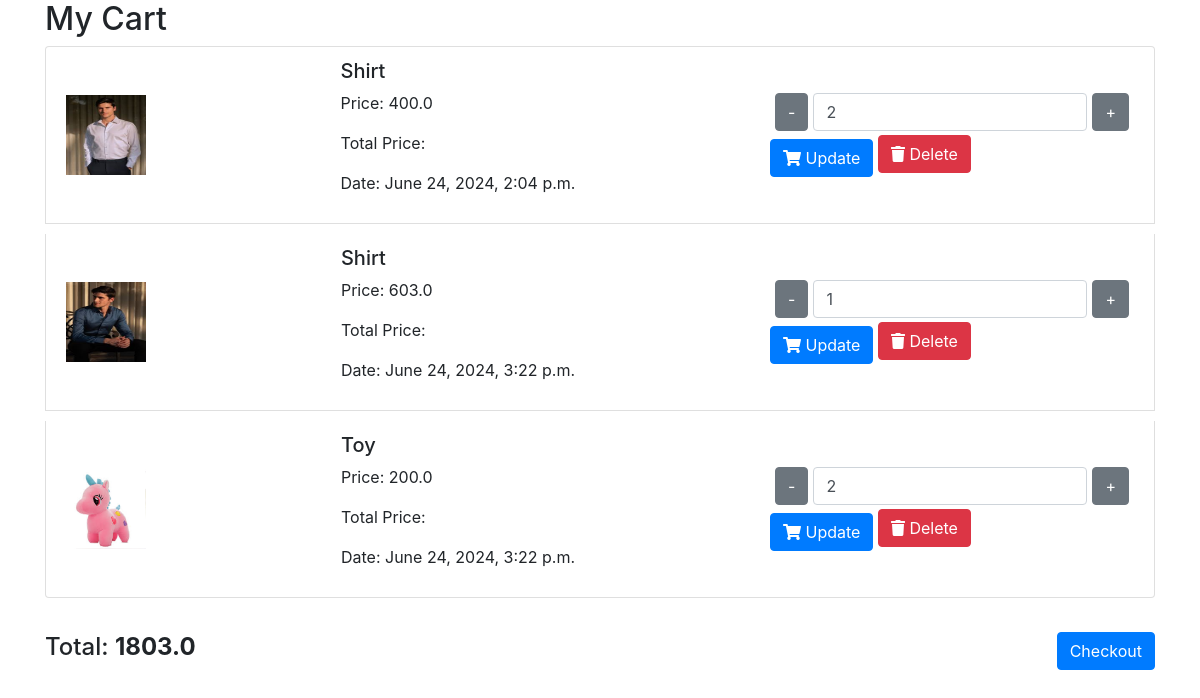
The page /mycarts/ (signed in) on the database its author committed.
### mycart/models.py (models this page shows, shortened)
class Photo(models.Model):
    category = models.ForeignKey(Category, on_delete=models.SET_NULL, null=True, blank=True)
    img = models.ImageField(upload_to='pic', null=False, blank=False)
    description = models.TextField(null=False)
    price = models.FloatField(null=True)

class Category(models.Model):
    name = models.CharField(max_length=100,null=False,blank=False)
    def __str__(self):
        return self.name

class Order(models.Model):
    id = models.AutoField(primary_key=True)
    user = models.ForeignKey(User, on_delete=models.CASCADE)
    photo = models.ForeignKey(Photo, on_delete=models.CASCADE)
    total = models.FloatField(null=True)
    quantity = models.PositiveIntegerField(default=1)
    ordered_at = models.DateTimeField(auto_now_add = True)

### mycart/views.py (the view)
# urls.py: path('mycarts/', views.mycarts, name='mycarts'),
@login_required
def mycarts(request):
    orders = Order.objects.filter(user=request.user)
    items_in_cart = {}
    for order in orders:
        photo_id = order.photo.id
        if photo_id in items_in_cart:
            items_in_cart[photo_id]['quantity'] += order.quantity
        else:
            items_in_cart[photo_id] = {
                'photo': order.photo,
                'quantity': order.quantity,
                'price': order.photo.price,
                'ordered_at': order.ordered_at
            }
    cart_total = sum(item['price'] * item['quantity'] for item in items_in_cart.values())
    return render(request, 'mycart.html', {'items_in_cart': items_in_cart.values(), 'cart_total': cart_total})

### mycart/templates/mycart.html (shortened to what this page needs)
<!doctype html>
<html lang="en">
<head>
    <link rel="stylesheet" href="https://maxcdn.bootstrapcdn.com/bootstrap/4.5.2/css/bootstrap.min.css">
    <link href="https://cdnjs.cloudflare.com/ajax/libs/font-awesome/5.15.4/css/all.min.css" rel="stylesheet">
</head>
<body>
    <div class="container">
        <h2>My Cart</h2>
        <ul class="list-group">
            {% for item in items_in_cart %}
            <li class="list-group-item">
                <div>
                    <img src="{{ item.photo.img.url }}" class="img" alt="No image available">
                </div>
                <div>
                    <h5>{{ item.photo.category }}</h5>
                    <p>Price: {{ item.price }}</p>
                    <p>Total Price: {{ item.total_price }}</p>
                    <p>Date: {{ item.ordered_at }}</p>
                </div>
                <div>
                    <form action="{% url 'update' %}" method="POST" class="d-inline">
                        <div class="quantity-controls">
                            <button type="button" class="btn btn-secondary" onclick="changeQuantity('{{ item.photo.id }}', -1)">-</button>
                            <input type="number" id="quantity_{{ item.photo.id }}" name="quantity" class="form-control" value="{{ item.quantity }}" min="1">
                            <button type="button" class="btn btn-secondary" onclick="changeQuantity('{{ item.photo.id }}', 1)">+</button>
                        </div>
                        <button type="submit" class="btn btn-primary mt-2">
                            <i class="fas fa-shopping-cart"></i> Update
                        </button>
                    </form>
                    <form action="{% url 'delete' %}" method="POST" class="d-inline mt-2">
                        <button type="submit" class="btn btn-danger">
                            <i class="fas fa-trash"></i> Delete
                        </button>
                    </form>
                </div>
            </li>
            {% endfor %}
        </ul>
        <div class="d-flex justify-content-between align-items-center mt-4">
            <h4>Total: <strong>{{ cart_total }}</strong></h4>
            <a href="{% url 'payment' %}" class="btn btn-primary ml-2">Checkout</a>
        </div>
    </div>
</body>
</html>

### mycart/templates/mycart.html (style rules this page uses)
.img { height: 80px; width: 80px; }
.list-group-item { display: flex; align-items: center; justify-content: space-between; margin-bottom: 10px; }
.quantity-controls { display: flex; align-items: center; }
.quantity-controls button { margin: 0 5px; }

### rows shown on the page
Photo: photo.img (picture), photo.category "Shirt", price "400.0", ordered_at "June 24, 2024, 2:04 p.m.", quantity "2"
Photo: photo.img (picture), photo.category "Shirt", price "603.0", ordered_at "June 24, 2024, 3:22 p.m.", quantity "1"
Photo: photo.img (picture), photo.category "Toy", price "200.0", ordered_at "June 24, 2024, 3:22 p.m.", quantity "2"

### other values the page prints
{{ cart_total }} "1803.0"
